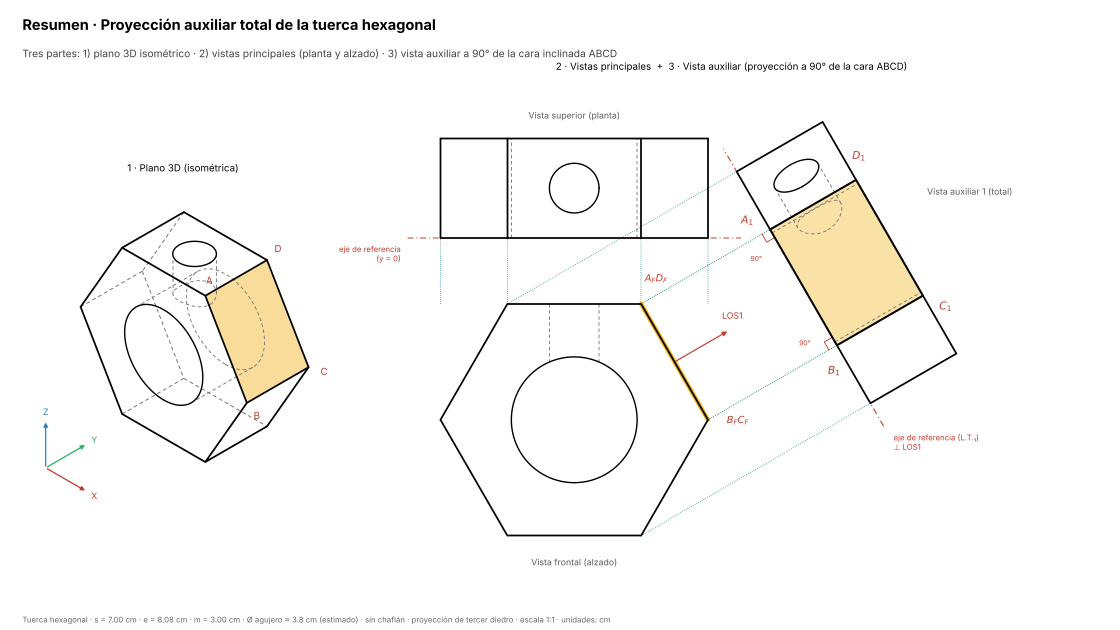
#> input picture vistas_auxiliares/paso_0_resumen.png, 2240 x 1260 px (shown at 1/2 size)
$ python -i procesar_foto.py   (imports and definitions only)
#> lines starting #> are read from the running program, lines starting #| are printed output that depends on the picture
#> further down, picture is the input picture: shape (1260, 2240, 3); mean B, G, R 247.1, 249, 249.9
#!/usr/bin/env python3
# -*- coding: utf-8 -*-
"""
Procesa la foto de una lámina para el documento:
  1. detecta la hoja (el cuadrilátero claro más grande),
  2. corrige la perspectiva a proporción ISO A (√2), horizontal,
  3. normaliza la iluminación (quita sombras) y refuerza el trazo de lápiz.

Uso:  python3 procesar_foto.py entrada.jpg salida.jpg [--rotar 0|90|180|270] [--color]
"""
import sys
import argparse
import numpy as np
import cv2
from PIL import Image, ImageOps


def cargar(path):
    im = ImageOps.exif_transpose(Image.open(path)).convert("RGB")      # respeta la orientación del celular
    return cv2.cvtColor(np.array(im), cv2.COLOR_RGB2BGR)


def ordenar(pts):
    pts = pts.reshape(4, 2).astype(np.float32)
    s, d = pts.sum(1), np.diff(pts, axis=1).ravel()
    return np.array([pts[np.argmin(s)], pts[np.argmin(d)], pts[np.argmax(s)], pts[np.argmax(d)]], np.float32)  # TL, TR, BR, BL


def detectar_hoja(img):
    h, w = img.shape[:2]
#> h = 1260; w = 2240
    k = 1400 / max(h, w)
#> k = 0.625
    small = cv2.resize(img, None, fx=k, fy=k, interpolation=cv2.INTER_AREA)
    g = cv2.GaussianBlur(cv2.cvtColor(small, cv2.COLOR_BGR2GRAY), (7, 7), 0)
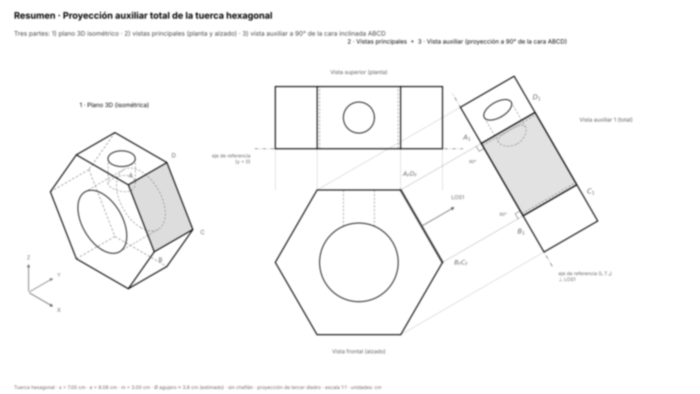
#> g: shape (788, 1400) (shown at 1/2 size); min 47, max 255, mean 249.1
    cands = []
    for mask in (cv2.threshold(g, 0, 255, cv2.THRESH_BINARY + cv2.THRESH_OTSU)[1],
                 cv2.dilate(cv2.Canny(g, 40, 120), np.ones((5, 5), np.uint8))):
        cnts, _ = cv2.findContours(mask, cv2.RETR_EXTERNAL, cv2.CHAIN_APPROX_SIMPLE)
        for cnt in sorted(cnts, key=cv2.contourArea, reverse=True)[:5]:
            area = cv2.contourArea(cnt)
            if area < 0.15 * small.shape[0] * small.shape[1]:
                continue
            peri = cv2.arcLength(cnt, True)
            for eps in (0.015, 0.02, 0.03, 0.05):
                ap = cv2.approxPolyDP(cnt, eps * peri, True)
                if len(ap) == 4 and cv2.isContourConvex(ap):
                    cands.append((area, ap.reshape(4, 2) / k))
                    break
            else:
                box = cv2.boxPoints(cv2.minAreaRect(cnt))
                cands.append((area * 0.9, box / k))
#> this loop made 2 passes
#> cnts on pass 1: [[[0, 0], [0, 787], [1399, 787], [1399, 0]]]
#> after the loop, cands = [(1101013, [[0, 0], [0, 1259.2], [2238.4, 1259.2], [2238.4, 0]])]
    if not cands:
        return None
    return ordenar(max(cands, key=lambda c: c[0])[1])
#> in ordenar, `pts = pts.reshape(4, 2).astype(np.float32)`: pts = [[0, 0], [0, 1259.2], [2238.4, 1259.2], [2238.4, 0]]
#> in ordenar, `s, d = pts.sum(1), np.diff(pts, axis=1).ravel()`: s = [0, 1259.2, 3497.6, 2238.4]; d = [0, 1259.2, -979.2, -2238.4]


def enderezar(img, quad, ancho=2400):
    tl, tr, br, bl = quad
    wq = (np.linalg.norm(tr - tl) + np.linalg.norm(br - bl)) / 2
    hq = (np.linalg.norm(bl - tl) + np.linalg.norm(br - tr)) / 2
    if wq >= hq:
        W, H = ancho, int(round(ancho / np.sqrt(2)))
    else:
        W, H = int(round(ancho / np.sqrt(2))), ancho
    M = cv2.getPerspectiveTransform(quad, np.float32([[0, 0], [W - 1, 0], [W - 1, H - 1], [0, H - 1]]))
    return cv2.warpPerspective(img, M, (W, H), flags=cv2.INTER_CUBIC)


def limpiar(img, color=False):
    if color:
        return img
    g = cv2.cvtColor(img, cv2.COLOR_BGR2GRAY).astype(np.float32)
    fondo = cv2.GaussianBlur(cv2.dilate(g, np.ones((15, 15), np.uint8)), (0, 0), 25)
    n = np.clip(g / np.maximum(fondo, 1) * 255, 0, 255)                # divide por la iluminación
    lo, hi = np.percentile(n, 1.5), np.percentile(n, 99.5)
    n = np.clip((n - lo) / max(hi - lo, 1) * 255, 0, 255)
    n = 255 * (n / 255) ** 1.6                                         # oscurece el trazo
    return n.astype(np.uint8)


def procesar(entrada, salida, rotar=0, color=False):
    img = cargar(entrada)
    quad = detectar_hoja(img)
    out = enderezar(img, quad) if quad is not None else img
    if rotar:
        out = np.rot90(out, k={90: 1, 180: 2, 270: 3}[rotar])        # 90 = antihorario
    out = limpiar(np.ascontiguousarray(out), color)
    if out.ndim == 2 and out.shape[0] > out.shape[1] and rotar == 0:
        pass
    cv2.imwrite(salida, out, [cv2.IMWRITE_JPEG_QUALITY, 90])
    return quad is not None


# [8 lines not run here, left out]

>>> import cv2
>>> picture = cv2.imread('paso_0_resumen.png')
>>> result = detectar_hoja(picture)
#> result = [[0, 0], [2238.4, 0], [2238.4, 1259.2], [0, 1259.2]]

$ run again, on vistas_auxiliares/paso_2_cara_inclinada.png
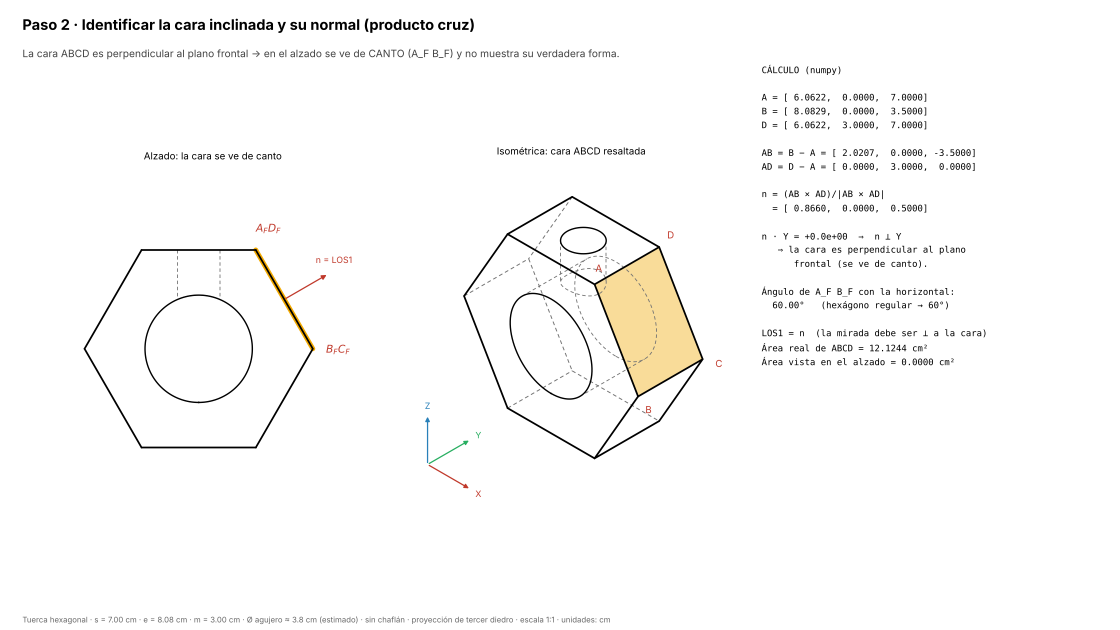
#> input picture vistas_auxiliares/paso_2_cara_inclinada.png, 2240 x 1260 px (shown at 1/2 size)
#> picture is the input picture: shape (1260, 2240, 3); mean B, G, R 249.1, 250, 250.5
#> in detectar_hoja, `g = cv2.GaussianBlur(cv2.cvtColor(small, cv2.COLOR_BGR2GRAY), (7, 7), 0)`:
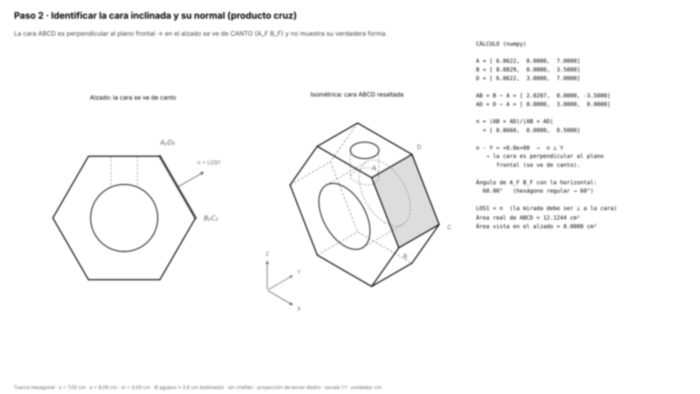
#> g: shape (788, 1400) (shown at 1/2 size); min 49, max 255, mean 250.1
#> the loop in detectar_hoja, `for mask in (cv2.threshold(g, 0, 255, cv2.THRESH_BINARY + cv2.THRESH_O..` made 2 passes
#> cnts on pass 1: [[[0, 0], [0, 787], [1399, 787], [1399, 0]]]
#> after the loop in detectar_hoja, `for mask in (cv2.threshold(g, 0, 255, cv2.THRESH_BINARY + cv2.THRESH_O..`: cands = [(1101013, [[0, 0], [0, 1259.2], [2238.4, 1259.2], [2238.4, 0]])]
#> pts = [[0, 0], [0, 1259.2], [2238.4, 1259.2], [2238.4, 0]]
#> s = [0, 1259.2, 3497.6, 2238.4]; d = [0, 1259.2, -979.2, -2238.4]
#> result = [[0, 0], [2238.4, 0], [2238.4, 1259.2], [0, 1259.2]]

$ run again, on vistas_auxiliares/paso_3_construccion.png
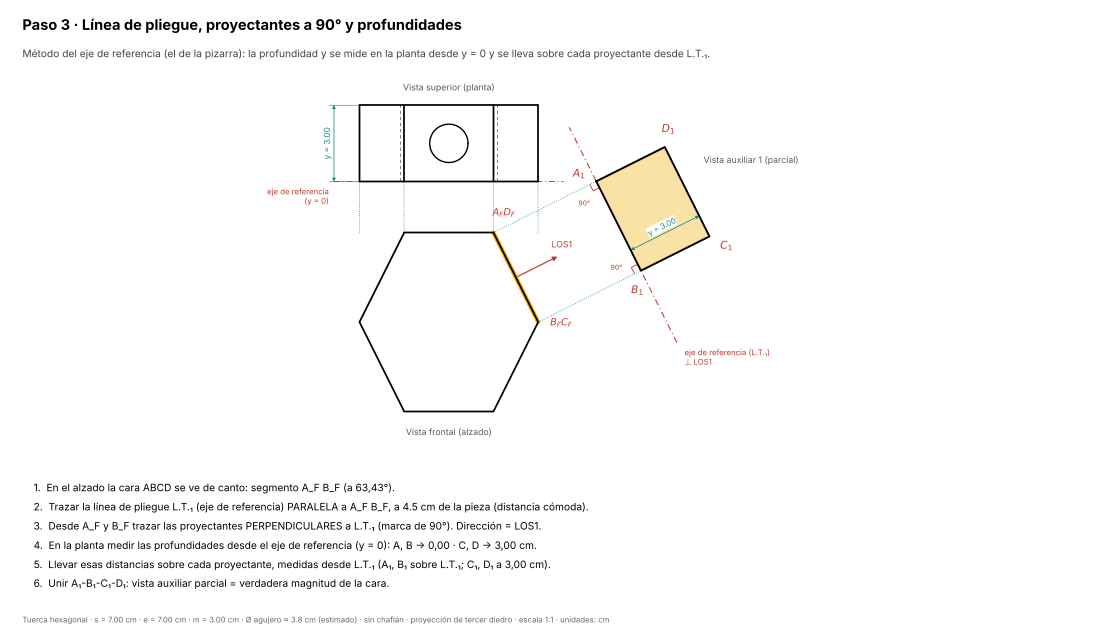
#> input picture vistas_auxiliares/paso_3_construccion.png, 2240 x 1260 px (shown at 1/2 size)
#> picture is the input picture: shape (1260, 2240, 3); mean B, G, R 249.4, 250.1, 250.4
#> in detectar_hoja, `g = cv2.GaussianBlur(cv2.cvtColor(small, cv2.COLOR_BGR2GRAY), (7, 7), 0)`:
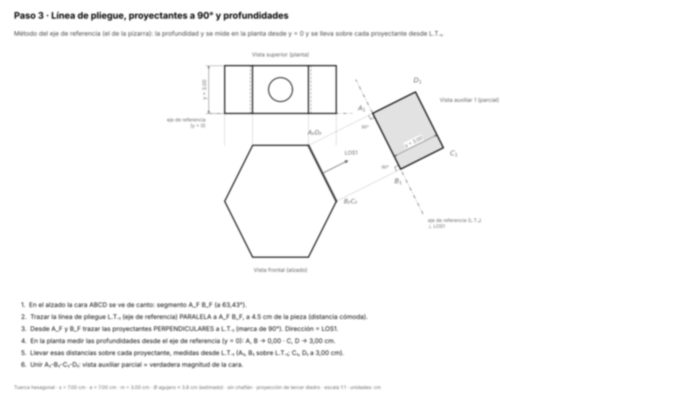
#> g: shape (788, 1400) (shown at 1/2 size); min 47, max 255, mean 250.1
#> the loop in detectar_hoja, `for mask in (cv2.threshold(g, 0, 255, cv2.THRESH_BINARY + cv2.THRESH_O..` made 2 passes
#> cnts on pass 1: [[[0, 0], [0, 787], [1399, 787], [1399, 0]]]
#> after the loop in detectar_hoja, `for mask in (cv2.threshold(g, 0, 255, cv2.THRESH_BINARY + cv2.THRESH_O..`: cands = [(1101013, [[0, 0], [0, 1259.2], [2238.4, 1259.2], [2238.4, 0]])]
#> pts = [[0, 0], [0, 1259.2], [2238.4, 1259.2], [2238.4, 0]]
#> s = [0, 1259.2, 3497.6, 2238.4]; d = [0, 1259.2, -979.2, -2238.4]
#> result = [[0, 0], [2238.4, 0], [2238.4, 1259.2], [0, 1259.2]]

$ run again, on vistas_auxiliares/paso_4_auxiliar_parcial.png
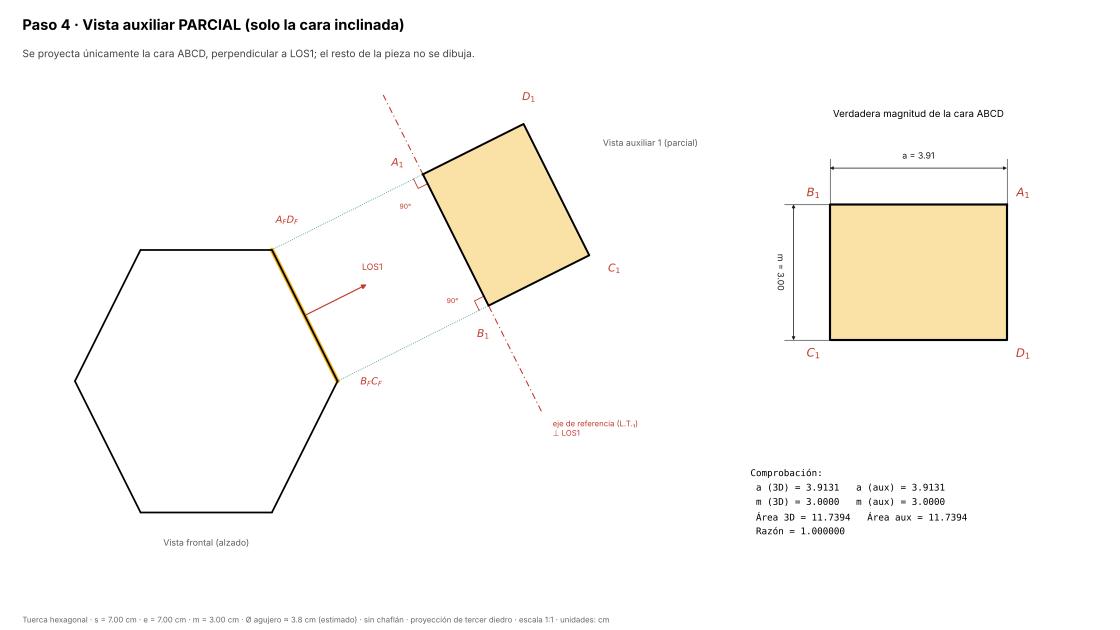
#> input picture vistas_auxiliares/paso_4_auxiliar_parcial.png, 2240 x 1260 px (shown at 1/2 size)
#> picture is the input picture: shape (1260, 2240, 3); mean B, G, R 246.5, 249.9, 251.5
#> in detectar_hoja, `g = cv2.GaussianBlur(cv2.cvtColor(small, cv2.COLOR_BGR2GRAY), (7, 7), 0)`:
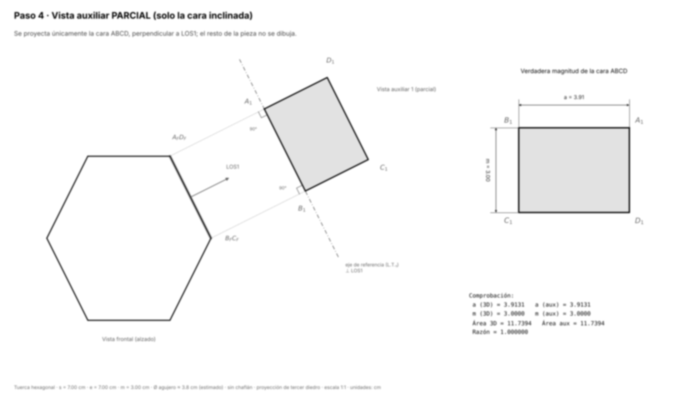
#> g: shape (788, 1400) (shown at 1/2 size); min 47, max 255, mean 250
#> the loop in detectar_hoja, `for mask in (cv2.threshold(g, 0, 255, cv2.THRESH_BINARY + cv2.THRESH_O..` made 2 passes
#> cnts on pass 1: [[[0, 0], [0, 787], [1399, 787], [1399, 0]]]
#> after the loop in detectar_hoja, `for mask in (cv2.threshold(g, 0, 255, cv2.THRESH_BINARY + cv2.THRESH_O..`: cands = [(1101013, [[0, 0], [0, 1259.2], [2238.4, 1259.2], [2238.4, 0]])]
#> pts = [[0, 0], [0, 1259.2], [2238.4, 1259.2], [2238.4, 0]]
#> s = [0, 1259.2, 3497.6, 2238.4]; d = [0, 1259.2, -979.2, -2238.4]
#> result = [[0, 0], [2238.4, 0], [2238.4, 1259.2], [0, 1259.2]]
